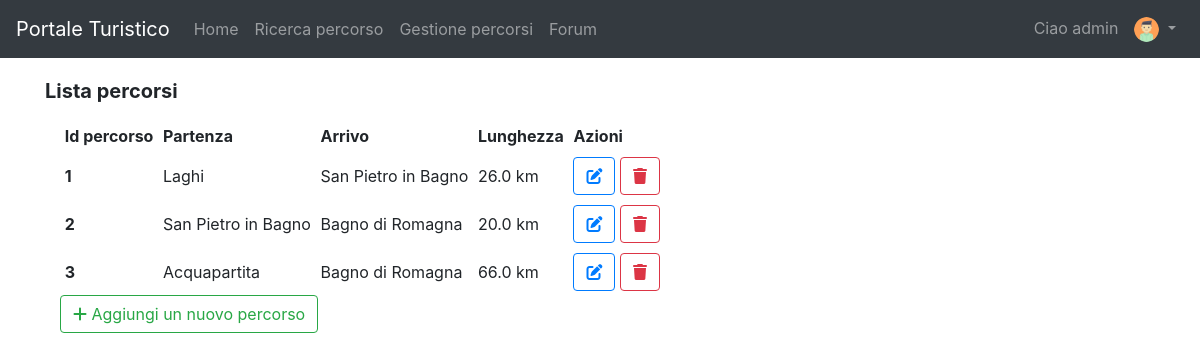
Before: /path/show/ (signed in) with the older database file.
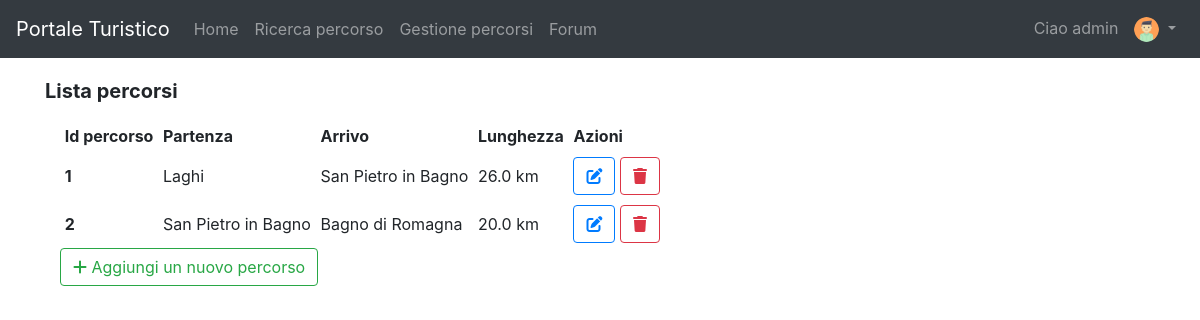
After: the same page with the newer database file.
### pathManagement/models.py (models this page shows, shortened)
class Path(models.Model):
    activityChoices = (
        ('relax', 'Relax'),
        ('didattica', 'Didattica'),
        ('esplorazione', 'Esplorazione'),
        ('escursionismo', 'Escursionismo'),
    )
    locationChoices = (
        ('bagnodiromagna', 'Bagno di Romagna'),
        ('sanpietroinbagno', 'San Pietro in Bagno'),
        ('acquapartita', 'Acquapartita'),
        ('laghi', 'Laghi'),
        ('alfero', 'Alfero'),
    )
    difficultyChoices = (
        ('facile', 'Facile'),
        ('medio', 'Medio'),
        ('difficile', 'Difficile'),
    )
    contextChoices = (
        ('collinare', 'Collinare'),
        ('urbano', 'Urbano'),
        ('fluviale', 'Fluviale'),
        ('boschivo', 'Boschivo'),
        ('laghi', 'Laghi'),
    )
    transportChoices = (
        ('automobile', 'Automobile'),
        ('bicidacittà', 'Bici da città'),
        ('piedi', 'Piedi'),
        ('mountainbike', 'Mountain bike'),
    )
    audienceChoices = (
        ('famiglia', 'Famiglia'),
        ('gruppi', 'Gruppi'),
        ('coppie', 'Coppie'),
        ('mobilitàridotta', 'Mobilità ridotta'),
        ('escursionisti', 'Escursionisti'),
        ('sportivi', 'Sportivi'),
    )
    id = models.PositiveIntegerField(primary_key=True)
    activity = models.CharField(max_length=30, choices=activityChoices)
    start = models.CharField(max_length=30, choices=locationChoices)
    end = models.CharField(max_length=30, choices=locationChoices)
    gradient = models.IntegerField()
    walkTime = models.PositiveIntegerField()
    bikeTime = models.PositiveIntegerField(blank=True, default=0)
    carriageablePath = models.FloatField(blank=True, default=0, validators=[MinValueValidator(0)])
    nonCarriageablePath = models.FloatField(blank=True, default=0, validators=[MinValueValidator(0)])
    totalKilometers = models.FloatField(editable=False, blank=True, default='0')
    difficulty = models.CharField(max_length=30, choices=difficultyChoices)
    difficultyImage = models.ImageField(blank=False, upload_to=user_directory_path)
    context = MultiSelectField(choices=contextChoices)
    contextImage = models.ImageField(blank=False, upload_to=user_directory_path)
    transport = MultiSelectField(choices=transportChoices)
    transportImage = models.ImageField(blank=False, upload_to=user_directory_path)
    audience = MultiSelectField(choices=audienceChoices)
    audienceImage = models.ImageField(blank=False, upload_to=user_directory_path)
    path = models.ImageField(blank=False, upload_to=user_directory_path)
    cover = models.ImageField(blank=False, upload_to=user_directory_path)
    class Meta:
        ordering = ['id']

### pathManagement/views.py (the view)
# urls.py: path('show/', ShowPath.as_view(), name='showPath'),
class ShowPath(bc.StaffuserRequiredMixin, ListView):
    model = Path
    template_name = 'showPath.html'

### pathManagement/templates/showPath.html (shortened to what this page needs)
{% extends 'base.html' %}
{% block slideshow %}
    <div class="container py-4">
        <div class="col-md-12">
            <div class="row pb-2">
                <h5><b>Lista percorsi</b></h5>
            </div>
            <table class="table-sm"
                   data-toggle="table"
                   data-pagination="true"
                   data-search="true">
                <thead class="thead-light">
                <tr>
                    <th scope="col" data-sortable="true" data-field="id">Id percorso</th>
                    <th scope="col" data-sortable="true" data-field="start">Partenza</th>
                    <th scope="col" data-sortable="true" data-field="end">Arrivo</th>
                    <th scope="col" data-sortable="true" data-field="path">Lunghezza</th>
                    <th scope="col">Azioni</th>
                </tr>
                </thead>
                <tbody>
                {% for object in object_list %}
                    <tr>
                        <th scope="row">{{ object.id }}</th>
                        <td>{{ object.get_start_display }}</td>
                        <td>{{ object.get_end_display }}</td>
                        <td>{{ object.totalKilometers }} km</td>
                        <td>
                            <a role="button" class="btn btn-outline-primary" href="{% url 'editPath' object.pk %}"
                               title="Modifica percorso"><i
                                    class="fas fa-edit"></i></a>
                            <a role="button" class="btn btn-outline-danger" href="{% url 'removePath' object.pk %}"
                               title="Elimina categoria"
                               onclick="return confirm('Vuoi davvero eliminare la categoria?')"><i
                                    class="fas fa-trash"></i></a>
                        </td>
                    </tr>
                {% empty %}
                    <div class="alert alert-info" role="alert" style="text-align: center">
                        Nessun percorso ancora inserito, utilizza il pulsante
                        "Aggiungi un nuovo percorso"
                    </div>
                {% endfor %}
                </tbody>
            </table>
            <div class="float-left">
                 <a role="button" class="btn btn-outline-success" href="{% url 'insertPath' %}"> <i
                    class="fas fa-plus"></i> Aggiungi un nuovo percorso</a>
            </div>
        </div>
    </div>
{% endblock %}

Changed rows visible on the page:
removed Path: id "3", start "Acquapartita", end "Bagno di Romagna", totalKilometers "66.0"
